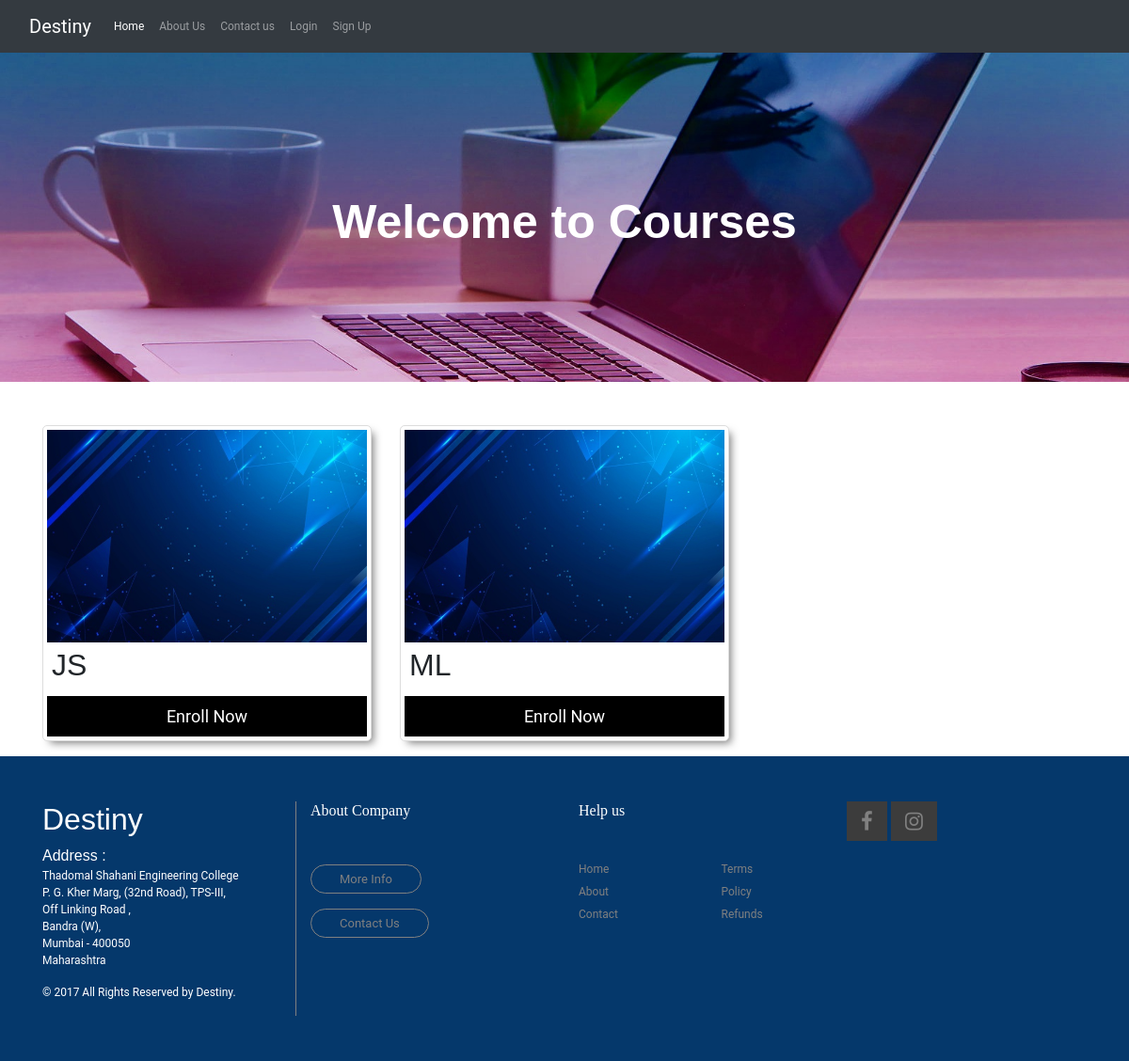
Before: /course.html with the older database file.
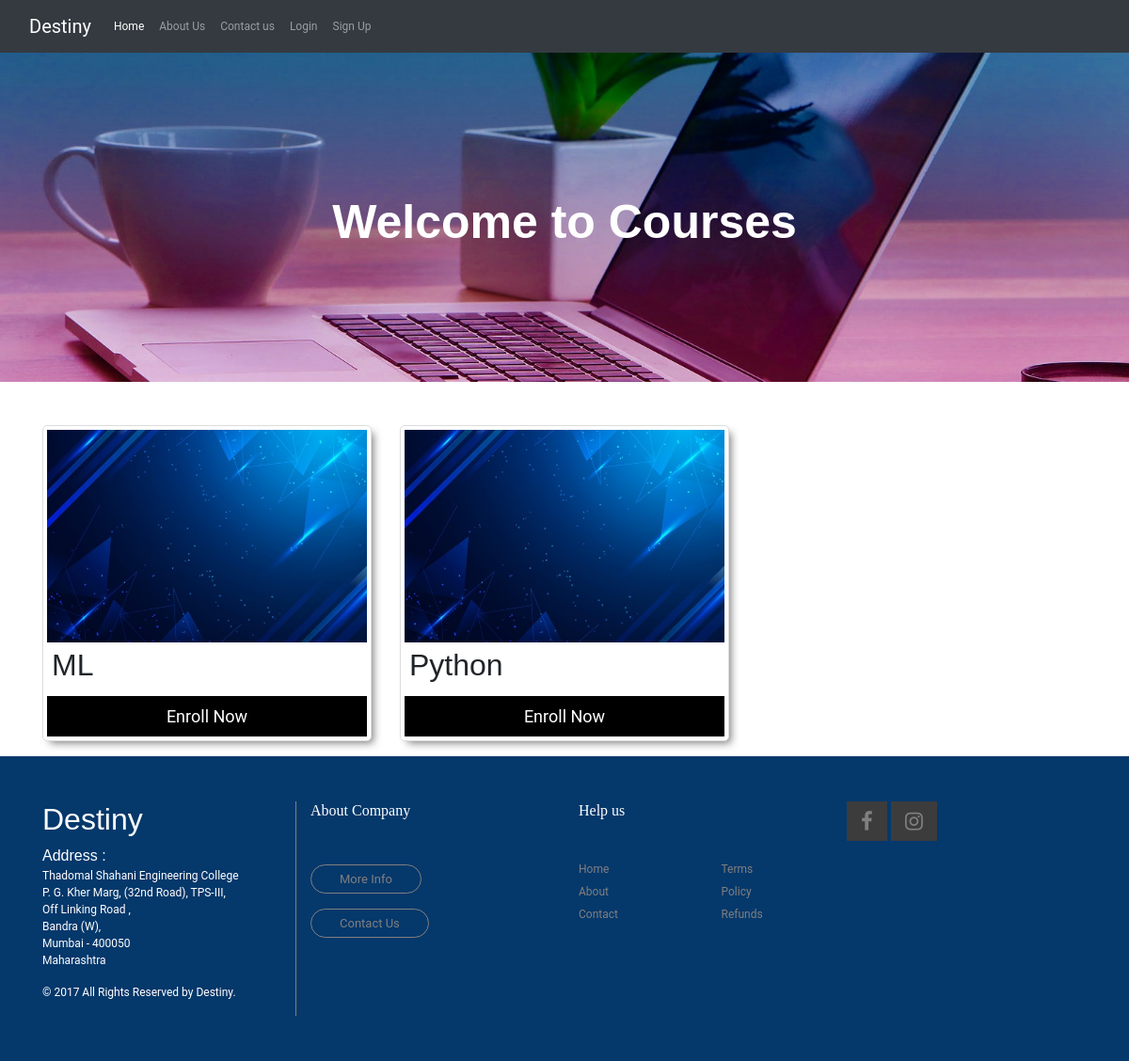
After: the same page with the newer database file.
### Home/models.py (models this page shows)
class course_upload(models.Model):
    topic_name = models.CharField(max_length=200)
    link=models.SlugField()
    desc = models.CharField(max_length=500)
    notes_file = models.FileField(upload_to="Material/")
    video_link = models.CharField(max_length=800,default='')

### Home/views.py (the view)
# urls.py: path('course.html', views.course, name='course.html'),
def course(request):
    m = course_upload.objects.all()
    return render(request, 'course.html', {"courses": m})

### templates/course.html (shortened to what this page needs)
{% extends 'base.html' %}
{% block body %}
<head>
	<link rel="stylesheet" href="https://stackpath.bootstrapcdn.com/bootstrap/4.4.1/css/bootstrap.min.css"
>
	<link rel="stylesheet" href="https://maxcdn.bootstrapcdn.com/font-awesome/4.4.0/css/font-awesome.min.css">
</head>
</head>
<body>
<div id='showcase' class="mb-6"><h2>Welcome to Courses</h2></div>
<div class="container">
<div class="row mb-8 ">
{% for course in courses %}
<div class="col-md-4">
	<div class='col-xs-4 card my-3'>
		<img src="/static/bluebg.jpg" alt="course image">
		<h2>{{ course.topic_name }}</h2>
		<a href="{%url 'coursePage' link=course.link %}"><button type="button">Enroll Now</button></a>
	</div>
</div>
{% endfor %}
</div>
</div>
{% endblock body %}

### templates/base.html (shortened to what this page needs)
{% load static %}
<!DOCTYPE html>
<html lang="en">
<head>
<link rel="stylesheet" href="Assets/css/catalogStyle.css">
<link href="https://cdn.jsdelivr.net/npm/bootstrap@5.0.0-beta3/dist/css/bootstrap.min.css" rel="stylesheet"
integrity="sha384-eOJMYsd53ii+scO/bJGFsiCZc+5NDVN2yr8+0RDqr0Ql0h+rP48ckxlpbzKgwra6">
</head>
<body>
<nav class="navbar navbar-dark navbar-expand-lg  navbar-dark bg-dark">
    <div class="container-fluid">
      <a class="navbar-brand" href="/">Destiny</a>
      <div class="collapse navbar-collapse" id="navbarSupportedContent">
        <ul class="navbar-nav me-auto mb-2 mb-lg-0">
          <li class="nav-item">
            <a class="nav-link active" aria-current="page" href="/">Home</a>
          </li>
          <li class="nav-item">
            <a class="nav-link" href="aboutus">About Us</a>
          </li>
          <li class="nav-item">
            <a class="nav-link" href="contactus">Contact us</a>
          </li>
            {% if user.is_authenticated %}
            <li class="nav-item">
                <a class="nav-link"> Hello, {{user.username}}</a></li>
            <li class="nav-item">
            <a class="nav-link" href="logout">Logout</a>
          </li>
            {% elif faculty.is_authenticated %}
            <li class="nav-item">
                <a class="nav-link"> Hello, {{faculty.username}}</a></li>
            <li class="nav-item">
            <a class="nav-link" href="logout">Logout</a>
          </li>
            {% else %}
          <li class="nav-item">
            <a class="nav-link" href="login1.html">Login</a>
          </li>
          <li class="nav-item">
            <a class="nav-link" href="signup.html">Sign Up</a>
          </li>
            {% endif %}
        </ul>
      </div>
    </div>
  </nav>
    {% block body %}
    {% endblock body %}
<link rel="stylesheet" href= "{% static 'css/footerStyle.css' %}">
<body>
<footer class="container-fluid py-5">
<div class="container">
   <div class="row">
      <div class="col-md-6">
         <div class="row">
            <div class="col-md-6 logo-part ">
                  <h2>Destiny</h2>
                  <address><span>
                    Address :
                    <p>Thadomal Shahani Engineering College<br>
                    P. G. Kher Marg, (32nd Road), TPS-III,<br>
                    Off Linking Road ,<br>
                    Bandra (W),<br>
                    Mumbai - 400050<br>
                    Maharashtra</p></span>
                  </address>
                  <p class="copyright-text">&copy; 2017 All Rights Reserved by
               <a href="index.html" style="color: White;">Destiny</a>.
            </div>
            <div class="col-md-6">
               <h6> About Company</h6>
               <a href="#" class="btn-footer"> More Info </a><br>
               <a href="#" class="btn-footer"> Contact Us</a>
            </div>
         </div>
      </div>
      <div class="col-md-6">
         <div class="row">
            <div class="col-md-6">
               <h6> Help us</h6>
               <div class="row ">
                  <div class="col-md-6">
                     <ul>
                        <li> <a href="/"> Home</a> </li>
                        <li> <a href="aboutus"> About</a> </li>
                        <li> <a href="contactus"> Contact</a> </li>
                     </ul>
                  </div>
                  <div class="col-md-6 px-4">
                     <ul>
                        <li> <a href="#"> Terms</a> </li>
                        <li> <a href="#"> Policy</a> </li>
                        <li> <a href="#"> Refunds</a> </li>
                     </ul>
                  </div>
               </div>
            </div>
            <div class="col-md-6 ">
               <div class="social">
                  <a href="aboutus.html"><i class="fa fa-facebook" aria-hidden="true"></i></a>
                  <a href="Contactus.html"><i class="fa fa-instagram" aria-hidden="true"></i></a>
               </div>
            </div>
         </div>
      </div>
   </div>
</div>
</body>
</html>

### static/catalogStyle.css (style rules this page uses)
#showcase { background:url('/Assets/img/head.jpeg') no-repeat ; background-color:#05386B; background-position: center; background-size: cover; min-height:400px; padding-top:50px; border-bottom:; }
#showcase h2 { margin-top:100px; text-align:center; font-weight: bold; font-size:50px; color:#fff; }
img { width: 100%; height: auto; }

### static/css/footerStyle.css (style rules this page uses)
body { font-family: 'Signika', sans-serif; }
footer { background-color: #05386B !important; color:#fff; }
footer p, a { font-size: 12px; font-family: 'Roboto', sans-serif; }
footer h6 { font-family: 'Playfair Display', serif; margin-bottom: 40px; position: relative; }
footer h6:after { position: absolute; content: ""; width: 12%; height: 1px; left: 0; bottom: -20px; }
.btn-footer { color: grey; text-decoration: none; border: 1px solid; border-radius: 43px; font-size: 13px; padding: 7px 30px; line-height: 47px; }
::placeholder { font-size: 10px; padding-left: 10px; font-style: italic; }
.social .fa { color: grey; font-size: 22px; padding: 10px 15px; background: #3c3c3c; }
footer ul li { list-style: none; display: block; }
footer ul { padding-left: 0; }
footer ul li a { text-decoration: none; color: grey; text-decoration:none; }
.logo-part { border-right: 1px solid grey; height: 100%; }

### templates/course.html (style rules this page uses)
Body { text-align:justify; }
#showcase { background:url('/static/sc.png') no-repeat ; background-color:#05386B; background-position: center; background-size: cover; min-height:350px; padding-top:50px; border-bottom:; margin-bottom:30px; }
#showcase h2 { margin-top:100px; text-align:center; font-weight: bold; font-size:50px; color:#fff; }
.card { background: #fff; border:#ddd solid .5px; border-radius: 5px; box-shadow: 5px 5px 8px -3px rgba(0, 0, 0, 0.5); padding:4px; margin: auto; margin-bottom:2%; }
.card img { width:100%; max-height:350px; }
.card h2 { padding:5px; }
button { border: none; padding: 8px; color: white; background-color: #000; text-align: center; width: 100%; font-size: 18px; }
a { text-decoration: none; color: black; }

Changed rows visible on the page:
removed course_upload: topic_name "JS"
added course_upload: topic_name "Python"
